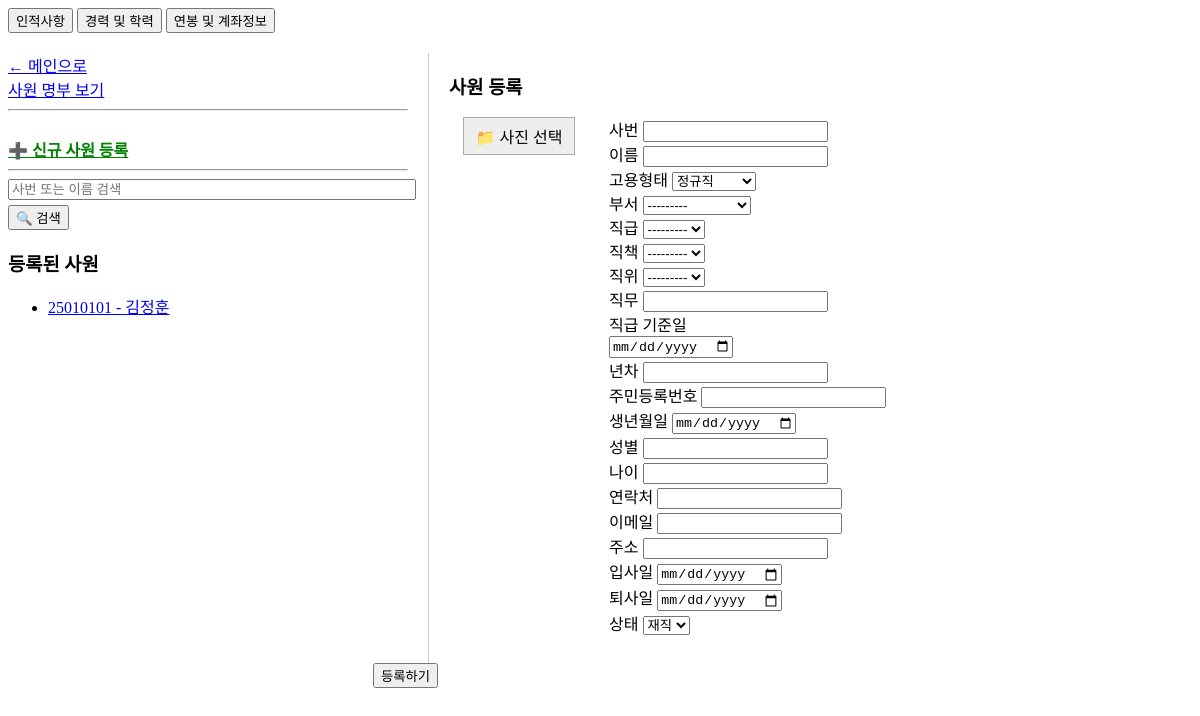
Page /register/ on the earlier database version.
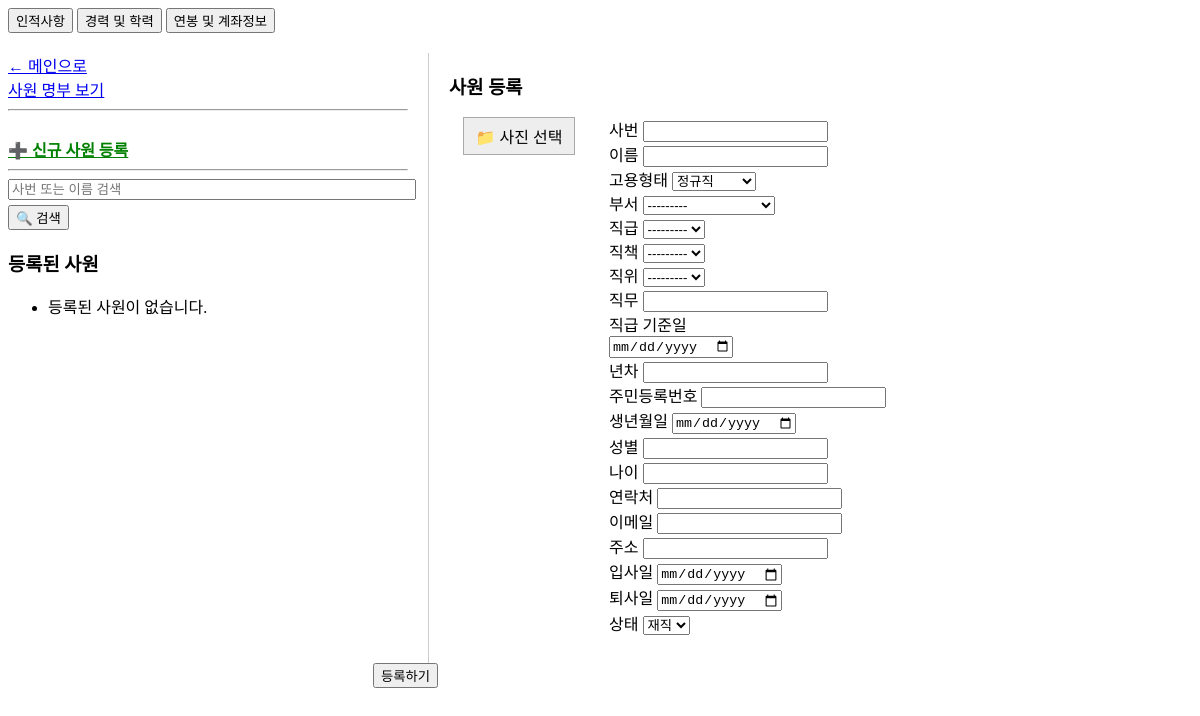
Same page on the later database version.
### myapp/models.py (models this page shows, shortened)
class Employee(models.Model):
    employee_id = models.CharField(max_length=20, unique=True, error_messages={
        'unique': '이미 존재하는 사번입니다.',})  # 사번
    name = models.CharField(max_length=50)
    department = models.ForeignKey(Department, on_delete=models.SET_NULL, null=True, blank=True)
    position = models.ForeignKey(Position, on_delete=models.SET_NULL, null=True, blank=True)  # 직급
    rank = models.ForeignKey(Rank, on_delete=models.SET_NULL, null=True, blank=True)
    position_title = models.ForeignKey(PositionTitle, on_delete=models.SET_NULL, null=True, blank=True)
    role = models.CharField(max_length=100)     # 직무
    years_worked = models.IntegerField()        # 년차
    ssn = models.CharField(max_length=20)       # 주민등록번호
    birth_date = models.DateField()
    hire_date = models.DateField(verbose_name="입사일")
    resign_date = models.DateField(verbose_name="퇴사일", null=True, blank=True)
    STATUS_CHOICES = [
        ('재직', '재직'),
        ('퇴직', '퇴직'),
        ('휴직', '휴직'),
    ]
    LEAVE_TYPE_CHOICES = [
        ('육아휴직', '육아휴직'),
        ('산재휴가', '산재휴가'),
        ('출산휴가', '출산휴가'),
        ('일반휴직', '일반휴직'),
        ('기타', '기타'),
    ]
    status = models.CharField(
        max_length=10,
        choices=STATUS_CHOICES,
        default='재직',
        verbose_name="상태"
    )
    leave_type = models.CharField(
        max_length=50,            # (100까지 필요 없음, 50이면 충분)
        choices=LEAVE_TYPE_CHOICES,
        blank=True,
        verbose_name="휴직종류"
    )
    leave_start_date = models.DateField(null=True, blank=True, verbose_name="휴직 시작일")
    leave_end_date = models.DateField(null=True, blank=True, verbose_name="휴직 종료일")
    position_start_date = models.DateField(null=True, blank=True, verbose_name="직급 기준일")
    EMPLOYMENT_TYPE_CHOICES = [
        ('정규직', '정규직'),
        ('계약직', '계약직'),
        ('아르바이트', '아르바이트'),
    ]
    employment_type = models.CharField(
        max_length=20,
        choices=EMPLOYMENT_TYPE_CHOICES,
        default='정규직',
        verbose_name="고용형태"
    )
    address = models.CharField(max_length=255, blank=True, verbose_name="주소")
    photo = models.FileField(
        upload_to='employee_photos/',
        blank=True,
        null=True,
        verbose_name="사진",
        help_text="jpg, jpeg, png만 업로드 가능합니다.",)
    email = models.EmailField(max_length=100, blank=True, verbose_name="이메일")
    phone = models.CharField(max_length=20, blank=True, verbose_name="연락처")
    gender = models.CharField(max_length=10, blank=True, verbose_name="성별")  # "남" 또는 "여"
    age = models.PositiveIntegerField(null=True, blank=True)  # ✅ 일반 필드로 정의

### myapp/views.py (the view)
# urls.py: path('register/', views.register_employee, name='register'),
def register_employee(request, pk=None):
    if pk:
        employee = get_object_or_404(Employee, pk=pk)
    else:
        employee = None
    if request.method == 'POST':
        form = EmployeeForm(request.POST, request.FILES, instance=employee)
        if form.is_valid():
            employee = form.save(commit=False)  # 저장은 잠시 보류
            ssn = form.cleaned_data.get('ssn')
            if ssn and len(ssn) >= 7:
                yy = int(ssn[:2])
                mm = int(ssn[2:4])
                dd = int(ssn[4:6])
                code = ssn[6]
                year = 1900 + yy if code in ['1', '2'] else 2000 + yy
                birth = date(year, mm, dd)
                today = date.today()
                age = today.year - birth.year - ((today.month, today.day) < (birth.month, birth.day))
                employee.age = age
            employee.save()
            Career.objects.filter(employee=employee).delete()  # 수정 시 초기화
            companies = request.POST.getlist('career_company[]')
            departments = request.POST.getlist('career_department[]')
            ranks = request.POST.getlist('career_rank[]')
            positions = request.POST.getlist('career_position[]')
            starts = request.POST.getlist('career_start[]')
            ends = request.POST.getlist('career_end[]')
            reasons = request.POST.getlist('career_reason[]')
            for i in range(len(companies)):
                if companies[i]:
                    Career.objects.create(
                        employee=employee,
                        company=companies[i],
                        department=departments[i],
                        rank=ranks[i],
                        position=positions[i],
                        start_date=starts[i],
                        end_date=ends[i],
                        reason=reasons[i],
                    )
            Education.objects.filter(employee=employee).delete()
            schools = request.POST.getlist('edu_school[]')
            majors = request.POST.getlist('edu_major[]')
            edu_starts = request.POST.getlist('edu_start[]')
            edu_ends = request.POST.getlist('edu_end[]')
            for i in range(len(schools)):
                if schools[i]:
                    Education.objects.create(
                        employee=employee,
                        school=schools[i],
                        major=majors[i],
                        start_date=edu_starts[i],
                        end_date=edu_ends[i],
                    )
            Certification.objects.filter(employee=employee).delete()
            cert_names = request.POST.getlist('cert_name[]')
            cert_levels = request.POST.getlist('cert_level[]')
            cert_acqs = request.POST.getlist('cert_acquired[]')
            cert_exps = request.POST.getlist('cert_expiry[]')
            for i in range(len(cert_names)):
                if cert_names[i]:
                    Certification.objects.create(
                        employee=employee,
                        name=cert_names[i],
                        level=cert_levels[i],
                        acquired_date=cert_acqs[i],
                        expiry_date=cert_exps[i],
                    )
            SalaryInfo.objects.update_or_create(
                employee=employee,
                defaults={
                    'annual_salary': request.POST.get('annual_salary') or 0,
                    'monthly_salary': request.POST.get('monthly_salary') or 0,
                    'bank_code': request.POST.get('bank_code'),
                    'bank_name': request.POST.get('bank_name'),
                    'account_number': request.POST.get('account_number'),
                    'account_holder': request.POST.get('account_holder'),
                    'base_salary': request.POST.get('base_salary') or 0,
                    'fixed_overtime_pay': request.POST.get('fixed_overtime_pay') or 0,
                    'meal_allowance': request.POST.get('meal_allowance') or 0,
                    'duty_allowance': request.POST.get('duty_allowance') or 0,
                    'commute_allowance': request.POST.get('commute_allowance') or 0,
                    'childcare_allowance': request.POST.get('childcare_allowance') or 0,
                }
            )
            if form.is_valid():
                employee = form.save(commit=False)
                if employee.status != '휴직':
                    if employee.resign_date:
                        employee.status = '퇴직'
                    else:
                        employee.status = '재직'
                employee.save()
                return redirect('register')
    else:
        form = EmployeeForm(instance=employee)
        career_list = employee.careers.all() if employee else []
        education_list = employee.educations.all() if employee else []
        cert_list = employee.certifications.all() if employee else []
        salary_info = getattr(employee, 'salary_info', None)
        bank_map = {
        '004': '국민은행',
        '011': '농협은행',
        '020': '우리은행',
        '088': '신한은행',
        '081': '하나은행',
        '003': '기업은행',
        '023': 'SC제일은행',
        '027': '한국씨티은행',
        '039': '경남은행',
        '034': '광주은행',
    }
    search_query = request.GET.get('search', '')  # URL에 ?search= 입력 시 감지
    if search_query:
        employees = Employee.objects.filter(
            Q(name__icontains=search_query) | Q(employee_id__icontains=search_query)
        ).order_by('employee_id')
    else:
        employees = Employee.objects.all().order_by('employee_id')
    return render(request, 'myapp/register.html', {
    'form': form,
    'employees': employees,
    'employee': form.instance,  # ✅ 템플릿에서 employee.photo 사용 가능
    'career_list': career_list,
    'education_list': education_list,
    'cert_list': cert_list,
    'salary_info': salary_info,
    'bank_map': bank_map.items(),
})

### myapp/models.py (called while the page is built)
    def __str__(self):
        return f"{self.code} - {self.name}"

    def __str__(self):
        return self.name

    def __str__(self):
        return self.name

    def __str__(self):
        return self.name

### myapp/templates/myapp/register.html (shortened to what this page needs)
<!DOCTYPE html>
<html lang="ko">
<head>
</head>
<body>
<div style="margin-bottom: 20px;">
    <button type="button" onclick="showTab('tab1')">인적사항</button>
    <button type="button" onclick="showTab('tab2')">경력 및 학력</button>
    <button type="button" onclick="showTab('tab3')">연봉 및 계좌정보</button>
</div>
<div style="display: flex;">
    <div style="width: 35%; border-right: 1px solid #ccc; padding-right: 20px;">
        <a href="{% url 'home' %}">← 메인으로</a><br>
        <a href="{% url 'employee_list' %}">사원 명부 보기</a>
        <br><hr><br>
        <a href="{% url 'register' %}" style="font-weight: bold; color: green;">➕ 신규 사원 등록</a>
        <hr>
        <form method="get" action="{% url 'register' %}" style="margin-bottom: 10px;">
            <input type="text" name="search" placeholder="사번 또는 이름 검색" value="{{ request.GET.search }}" style="width: 100%;">
            <button type="submit" style="margin-top: 5px;">🔍 검색</button>
        </form>
        <h3>등록된 사원</h3>
        <ul>
            {% for emp in employees %}
                <li>
                    <a href="{% url 'register_with_pk' emp.pk %}">{{ emp.employee_id }} - {{ emp.name }}</a>
                </li>
            {% empty %}
                <li>등록된 사원이 없습니다.</li>
            {% endfor %}
        </ul>
    </div>
    <div style="width: 65%; padding-left: 20px;">
        <h3>{% if form.instance.pk %}사원 수정{% else %}사원 등록{% endif %}</h3>
        <form method="post" enctype="multipart/form-data">
            <div id="tab1" class="tab-content" style="display: block;">
                <div style="display: flex; align-items: flex-start; gap: 20px;">
                    <div style="width: 140px; display: flex; flex-direction: column; align-items: center;">
                        <label for="photo_input"
                            style="cursor: pointer; background: #eee; padding: 6px 10px; border: 1px solid #aaa;
                                    width: 80%; text-align: center; box-sizing: border-box;">
                            📁 사진 선택
                        </label>
                    </div>
                    <div style="flex: 1;">
                        {{ form.employee_id.label }} {{ form.employee_id }}<br>
                        {{ form.name.label }} {{ form.name }}<br>
                        {{ form.employment_type.label }} {{ form.employment_type }}<br>
                        {{ form.department.label }} {{ form.department }}<br>
                        {{ form.position.label }} {{ form.position }}<br>
                        {{ form.position_title.label }} {{ form.position_title }}<br>
                        {{ form.rank.label }} {{ form.rank }}<br>
                        {{ form.role.label }} {{ form.role }}<br>
                        <label for="id_position_start_date">직급 기준일</label><br>
                        <input type="date" name="position_start_date" id="id_position_start_date"
                            value="{{ form.instance.position_start_date|date:'Y-m-d' }}"><br>
                        {{ form.years_worked.label }} {{ form.years_worked }}<br>
                        <label for="id_ssn">{{ form.ssn.label }}</label>
                        <input type="text" id="id_ssn" name="ssn" value="{{ form.ssn.value|default:'' }}"><br>
                        <label for="id_birth_date">{{ form.birth_date.label }}</label>
                        {{ form.birth_date }}<br>
                        <label for="id_gender">{{ form.gender.label }}</label>
                        {{ form.gender }}<br>
                        <label for="id_age">{{ form.age.label }}</label>
                        <input type="text" id="id_age" name="age" value="{{ form.age.value|default:'' }}" readonly><br>
                        {{ form.phone.label }} {{ form.phone }}<br>
                        {{ form.email.label }} {{ form.email }}<br>
                        {{ form.address.label }} {{ form.address }}<br>
                        {{ form.hire_date.label }} {{ form.hire_date }}<br>
                        {{ form.resign_date.label }} {{ form.resign_date }}<br>
                        <label for="id_status">{{ form.status.label }}</label>
                        {{ form.status }}
                    </div>
                </div>
            </div>
            <br>
            <div style="text-align: center; margin-top: 10px;">
                <button type="submit" style="position: relative; left: -415px;">
                    {% if form.instance.pk %}수정하기{% else %}등록하기{% endif %}
                </button>
            </div>
        </form>
    </div>
</div>
</body>
</html>

Differences in the rows shown:
removed Employee: employee_id "25010101", name "김정훈"
Other differences:
text now shown: "등록된 사원이 없습니다."
